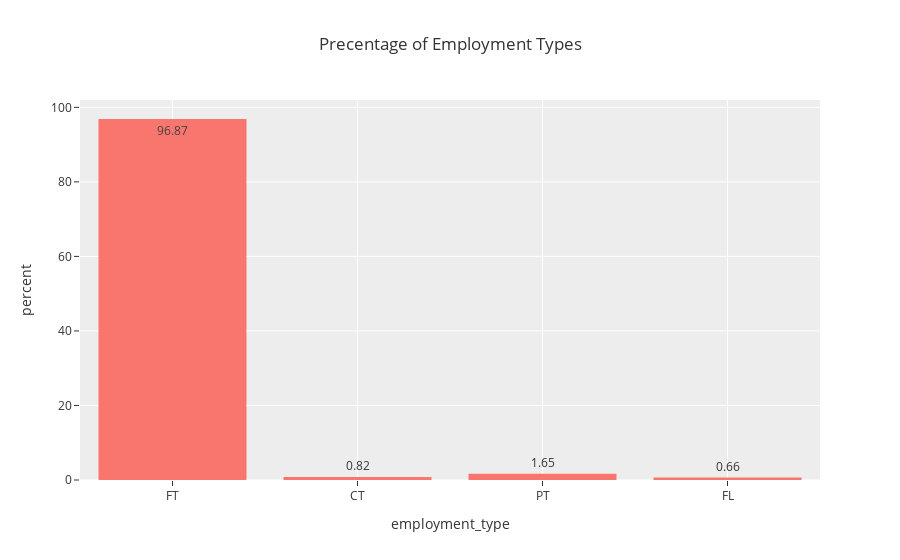

Notebook source saved alongside this figure:
### Markdown cell above
EXPLORATORY DATA ANALYSIS

### Code cell
#Checking the distribution of employment_type
px.histogram(df, x = 'employment_type',histnorm = 'percent', text_auto = '.2f',template = 'ggplot2',
             title = 'Precentage of Employment Types')

### Figure 1 — Plotly figure (JSON) as saved in the notebook; plotly's stock layout.template omitted (floating-point values rounded to 4 significant figures; data arrays with more than 128 entries replaced by an {"elided": "..."} marker saying what was removed)
{"data": [{"alignmentgroup": "True", "bingroup": "x", "histnorm": "percent", "hovertemplate": "employment_type=%{x}<br>percent=%{y}<extra></extra>", "legendgroup": "", "marker": {"color": "#F8766D", "pattern": {"shape": ""}}, "name": "", "offsetgroup": "", "orientation": "v", "showlegend": false, "texttemplate": "%{value:.2f}", "type": "histogram", "x": {"elided": "607 str values"}, "xaxis": "x", "yaxis": "y"}], "layout": {"barmode": "relative", "legend": {"tracegroupgap": 0}, "title": {"text": "Precentage of Employment Types"}, "xaxis": {"anchor": "y", "domain": [0, 1], "title": {"text": "employment_type"}}, "yaxis": {"anchor": "x", "domain": [0, 1], "title": {"text": "percent"}}}}
